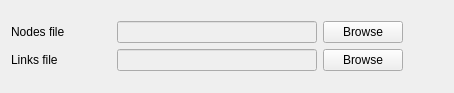
           <widget class="QWidget" name="widget_oldNetwork" native="true">
            <property name="enabled">
             <bool>true</bool>
            </property>
            <property name="maximumSize">
             <size>
              <width>16777215</width>
              <height>93</height>
             </size>
            </property>
            <layout class="QGridLayout" name="gridLayout_6">
             <item row="0" column="0">
              <layout class="QGridLayout" name="layout_oldNetwork">
               <item row="1" column="0">
                <layout class="QHBoxLayout" name="horizontalLayout_4">
                 <item>
                  <widget class="QLabel" name="label_2">
                   <property name="minimumSize">
                    <size>
                     <width>100</width>
                     <height>0</height>
                    </size>
                   </property>
                   <property name="text">
                    <string>Links file</string>
                   </property>
                  </widget>
                 </item>
                 <item>
                  <widget class="QLineEdit" name="lineEdit_links">
                   <property name="enabled">
                    <bool>false</bool>
                   </property>
                   <property name="minimumSize">
                    <size>
                     <width>200</width>
                     <height>0</height>
                    </size>
                   </property>
                  </widget>
                 </item>
                 <item>
                  <widget class="QPushButton" name="pushButton_links">
                   <property name="text">
                    <string>Browse</string>
                   </property>
                  </widget>
                 </item>
                 <item>
                  <spacer name="horizontalSpacer_5">
                   <property name="orientation">
                    <enum>Qt::Horizontal</enum>
                   </property>
                   <property name="sizeHint" stdset="0">
                    <size>
                     <width>40</width>
                     <height>20</height>
                    </size>
                   </property>
                  </spacer>
                 </item>
                </layout>
               </item>
               <item row="0" column="0">
                <layout class="QGridLayout" name="gridLayout_5">
                 <item row="0" column="0">
                  <widget class="QLabel" name="label">
                   <property name="minimumSize">
                    <size>
                     <width>100</width>
                     <height>0</height>
                    </size>
                   </property>
                   <property name="text">
                    <string>Nodes file</string>
                   </property>
                  </widget>
                 </item>
                 <item row="0" column="1">
                  <widget class="QLineEdit" name="lineEdit_nodes">
                   <property name="enabled">
                    <bool>false</bool>
                   </property>
                   <property name="minimumSize">
                    <size>
                     <width>200</width>
                     <height>0</height>
                    </size>
                   </property>
                  </widget>
                 </item>
                 <item row="0" column="2">
                  <widget class="QPushButton" name="pushButton_nodes">
                   <property name="text">
                    <string>Browse</string>
                   </property>
                  </widget>
                 </item>
                 <item row="0" column="3">
                  <spacer name="horizontalSpacer_4">
                   <property name="orientation">
                    <enum>Qt::Horizontal</enum>
                   </property>
                   <property name="sizeHint" stdset="0">
                    <size>
                     <width>40</width>
                     <height>20</height>
                    </size>
                   </property>
                  </spacer>
                 </item>
                </layout>
               </item>
              </layout>
             </item>
            </layout>
           </widget>
